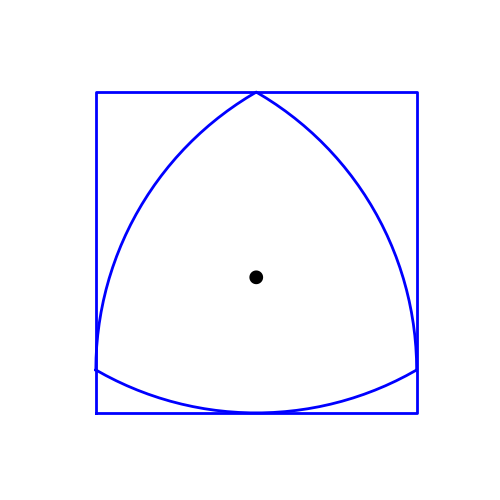
#> input picture coursework 7 sem/Animation2/square_drill_000.png, 500 x 500 px
$ python -i relo18.py   (imports and definitions only)
#> lines starting #> are read from the running program, lines starting #| are printed output that depends on the picture
import numpy as np
import matplotlib.pyplot as plt
from matplotlib.animation import FuncAnimation

def reuleaux_triangle(x, y, W, theta, N):
    if W <= 0:
        raise ValueError("W должно быть больше 0")
    if N <= 2:
        raise ValueError("N должно быть больше 2")

    phi = np.linspace(np.pi / 2, 2 * np.pi + np.pi / 2, 4)
    R = np.sqrt(3) * W / 3
    x0 = x + R * np.cos(phi)
    y0 = y + R * np.sin(phi)
    min_y = np.min(y0)

    phi = np.linspace(np.pi / 2 + np.pi / 6, np.pi - 0.001, N)
    x_1 = x + W / 2 + W * np.cos(phi)
    y_1 = min_y + W * np.sin(phi)

    x_2, y_2 = rotate(x_1, y_1, x, y, 2 * np.pi / 3)
    x_3, y_3 = rotate(x_2, y_2, x, y, 2 * np.pi / 3)

    x_out = np.concatenate((x_1, x_2, x_3, [x_1[0]]))
    y_out = np.concatenate((y_1, y_2, y_3, [y_1[0]]))

    x_t = [x_1[0], x_2[0], x_3[0]]
    y_t = [y_1[0], y_2[0], y_3[0]]

    x_out, y_out = rotate(x_out, y_out, x, y, theta)
    x_t, y_t = rotate(x_t, y_t, x, y, theta)

    return x_out, y_out, x_t, y_t

def rotate(x, y, x_center, y_center, angle):
    x = np.array(x)
    y = np.array(y)
    x_new = (x - x_center) * np.cos(angle) - (y - y_center) * np.sin(angle) + x_center
    y_new = (x - x_center) * np.sin(angle) + (y - y_center) * np.cos(angle) + y_center
    return x_new, y_new

# Параметры квадрата
a = 1
square_x = [0, a, a, 0, 0]
square_y = [0, 0, a, a, 0]

# Параметры треугольника Рело
W = 1
N = 30
theta = 0

# Центр масс треугольника
def center_of_mass(beta):
    H = np.array([[1, 1 / np.sqrt(3)], [1 / np.sqrt(3), 1]])
    vec = np.array([np.cos(beta), np.sin(beta)])
    S = a - (a / 2) * H @ vec
    return S

# Генерация траектории центра масс
da = np.pi / 60
alpha = np.arange(0, np.pi / 6, da)
beta = np.pi / 3 - alpha
S = np.array([center_of_mass(b) for b in beta]).T

# Полный оборот
S_full = np.hstack([
    S,
    np.array([rotate(S[0], S[1], a / 2, a / 2, -np.pi / 2)]).reshape(2, -1),
    np.array([rotate(S[0], S[1], a / 2, a / 2, -np.pi)]).reshape(2, -1),
    np.array([rotate(S[0], S[1], a / 2, a / 2, -3 * np.pi / 2)]).reshape(2, -1),
    np.array([rotate(S[0], S[1], a / 2, a / 2, -2 * np.pi)]).reshape(2, -1)
])

# Создание анимации
fig, ax = plt.subplots()
# [7 lines not run here, left out]

# Отрисовка треугольника
triangle, = ax.plot([], [], 'r-', linewidth=2)
center, = ax.plot([], [], 'ro')

def init():
    triangle.set_data([], [])
    center.set_data([], [])
    return triangle, center

def update(frame):
    # Угол поворота
    angle = frame * da

    # Вращение треугольника
    x_out, y_out, x_t, y_t = reuleaux_triangle(0, 0, W, angle, N)
    x_out, y_out = rotate(x_out, y_out, 0, 0, -np.pi / 3)
    x_t, y_t = rotate(x_t, y_t, 0, 0, -np.pi / 3)

    # Перемещение треугольника
    x_out += S_full[0, frame % S_full.shape[1]]
    y_out += S_full[1, frame % S_full.shape[1]]
    x_t += S_full[0, frame % S_full.shape[1]]
    y_t += S_full[1, frame % S_full.shape[1]]

    # Отрисовка
    triangle.set_data(x_out, y_out)
    center.set_data([S_full[0, frame % S_full.shape[1]]], [S_full[1, frame % S_full.shape[1]]])  # Исправлено

    return triangle, center

# Запуск анимации
ani = FuncAnimation(fig, update, frames=range(S_full.shape[1] * 4), init_func=init, blit=True, interval=50)
# [1 line not run here, left out]

>>> import cv2
>>> picture = cv2.imread('../Animation2/square_drill_000.png', cv2.IMREAD_GRAYSCALE)
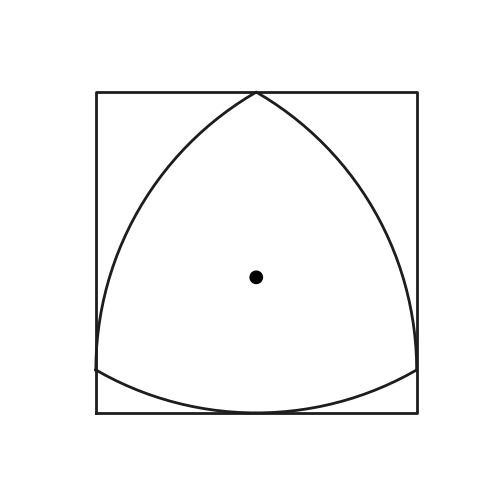
#> picture: shape (500, 500); min 0, max 255, mean 249.3
>>> result = update(picture)
#> (the run stopped early here; a loop or call above may not have finished)

$ run again, on coursework 7 sem/Animation2/square_drill_002.png
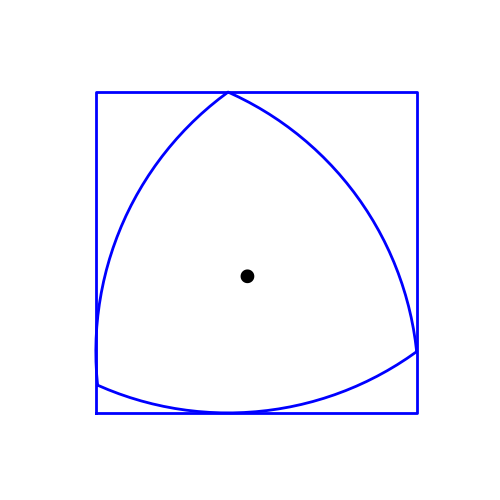
#> input picture coursework 7 sem/Animation2/square_drill_002.png, 500 x 500 px
#> `picture = cv2.imread('../Animation2/square_drill_000.png', cv2.IMREAD_..`:
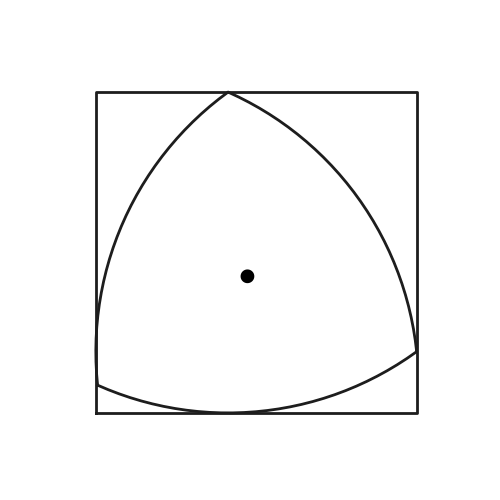
#> picture: shape (500, 500); min 0, max 255, mean 249.4
